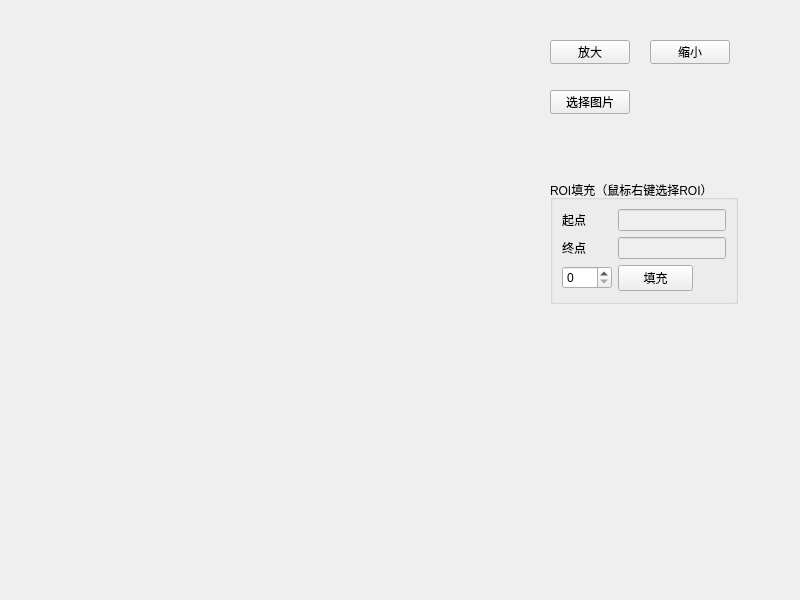
<?xml version="1.0" encoding="UTF-8"?>
<ui version="4.0">
 <class>Widget</class>
 <widget class="QWidget" name="Widget">
  <property name="geometry">
   <rect>
    <x>0</x>
    <y>0</y>
    <width>800</width>
    <height>600</height>
   </rect>
  </property>
  <property name="windowTitle">
   <string>Widget</string>
  </property>
  <widget class="PaintWidget" name="paintWidget" native="true">
   <property name="geometry">
    <rect>
     <x>40</x>
     <y>30</y>
     <width>461</width>
     <height>441</height>
    </rect>
   </property>
  </widget>
  <widget class="QPushButton" name="zoomInBtn">
   <property name="geometry">
    <rect>
     <x>550</x>
     <y>40</y>
     <width>80</width>
     <height>24</height>
    </rect>
   </property>
   <property name="text">
    <string>放大</string>
   </property>
  </widget>
  <widget class="QPushButton" name="zoomOutBtn">
   <property name="geometry">
    <rect>
     <x>650</x>
     <y>40</y>
     <width>80</width>
     <height>24</height>
    </rect>
   </property>
   <property name="text">
    <string>缩小</string>
   </property>
  </widget>
  <widget class="QPushButton" name="chooseRawBtn">
   <property name="geometry">
    <rect>
     <x>550</x>
     <y>90</y>
     <width>80</width>
     <height>24</height>
    </rect>
   </property>
   <property name="text">
    <string>选择图片</string>
   </property>
  </widget>
  <widget class="QGroupBox" name="groupBox">
   <property name="geometry">
    <rect>
     <x>550</x>
     <y>180</y>
     <width>188</width>
     <height>124</height>
    </rect>
   </property>
   <property name="title">
    <string>ROI填充（鼠标右键选择ROI）</string>
   </property>
   <layout class="QGridLayout" name="gridLayout">
    <item row="0" column="0">
     <widget class="QLabel" name="label">
      <property name="text">
       <string>起点</string>
      </property>
     </widget>
    </item>
    <item row="0" column="1">
     <widget class="QLineEdit" name="ROIStartPoint">
      <property name="enabled">
       <bool>false</bool>
      </property>
     </widget>
    </item>
    <item row="1" column="0">
     <widget class="QLabel" name="label_2">
      <property name="text">
       <string>终点</string>
      </property>
     </widget>
    </item>
    <item row="1" column="1">
     <widget class="QLineEdit" name="ROIEndPoint">
      <property name="enabled">
       <bool>false</bool>
      </property>
     </widget>
    </item>
    <item row="2" column="0">
     <widget class="QSpinBox" name="fillValueSpinBox">
      <property name="minimumSize">
       <size>
        <width>50</width>
        <height>0</height>
       </size>
      </property>
      <property name="maximum">
       <number>255</number>
      </property>
     </widget>
    </item>
    <item row="2" column="1">
     <widget class="QPushButton" name="fillValueBtn">
      <property name="maximumSize">
       <size>
        <width>75</width>
        <height>16777215</height>
       </size>
      </property>
      <property name="text">
       <string>填充</string>
      </property>
     </widget>
    </item>
   </layout>
  </widget>
 </widget>
 <customwidgets>
  <customwidget>
   <class>PaintWidget</class>
   <extends>QWidget</extends>
   <header location="global">paintwidget.h</header>
   <container>1</container>
  </customwidget>
 </customwidgets>
 <resources/>
 <connections/>
</ui>
